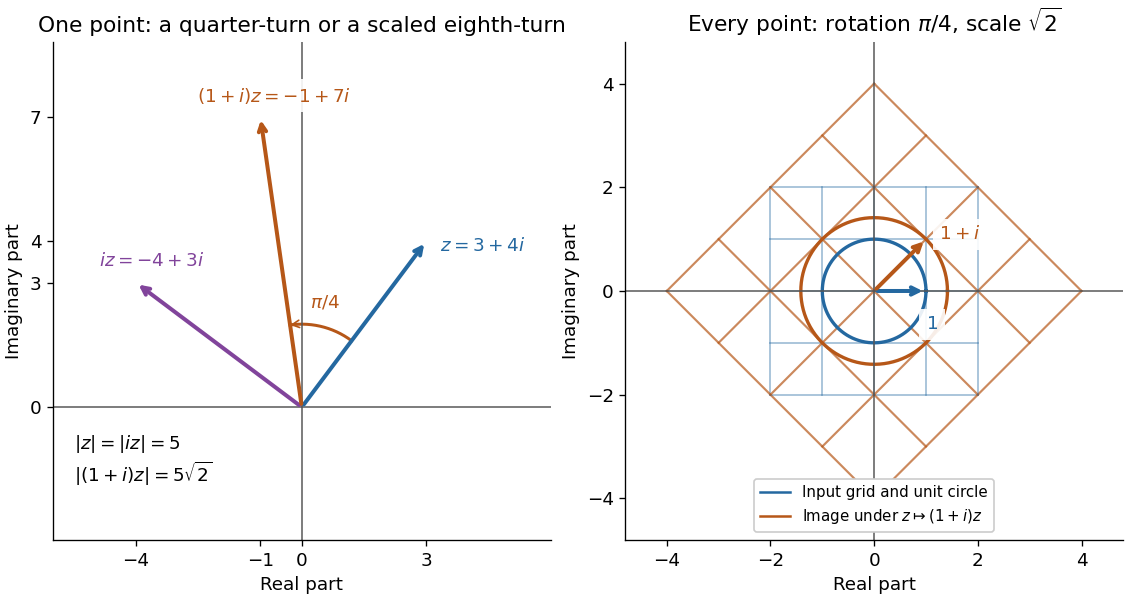

Reproduce this figure in Python.
"""Illustrate fixed complex multiplication as a rotation and uniform scale.

Tested with Python 3.14.4, NumPy 2.3.5, Matplotlib 3.10.7.
Write the matching opaque PNG to the current working directory.
"""
from pathlib import Path

import matplotlib

matplotlib.use("Agg")
import matplotlib.pyplot as plt
import numpy as np


def arrow(ax, end, color, label, offset):
    ax.annotate("", (end.real, end.imag), (0, 0),
                arrowprops={"arrowstyle": "->", "color": color, "lw": 2.4})
    ax.annotate(label, (end.real, end.imag), xytext=offset,
                textcoords="offset points", color=color, fontsize=11,
                bbox={"facecolor": "white", "edgecolor": "none", "alpha": .9})


def main():
    plt.rcParams.update({"font.size": 11, "axes.titlesize": 13})
    blue, orange, purple = "#2468a0", "#b65718", "#81449b"
    z, multiplier = 3+4j, 1+1j
    product = multiplier*z
    assert product == -1+7j and 1j*z == -4+3j
    assert np.isclose(abs(product), 5*np.sqrt(2))
    assert np.isclose(np.angle(product)-np.angle(z), np.pi/4)
    matrix = np.array([[1., -1.], [1., 1.]])
    assert np.allclose(matrix.T @ matrix, 2*np.eye(2))
    fig, axes = plt.subplots(1, 2, figsize=(9.4, 5.0), dpi=120,
                             constrained_layout=True)
    fig.patch.set_facecolor("white")
    left, right = axes
    arrow(left, z, blue, r"$z=3+4i$", (8, -6))
    arrow(left, 1j*z, purple, r"$iz=-4+3i$", (-22, 10))
    arrow(left, product, orange, r"$(1+i)z=-1+7i$", (-38, 9))
    arc = np.linspace(np.angle(z), np.angle(product), 150)
    left.plot(2*np.cos(arc), 2*np.sin(arc), color=orange, lw=1.8)
    left.annotate("", (2*np.cos(arc[-1]), 2*np.sin(arc[-1])),
                  (2*np.cos(arc[-8]), 2*np.sin(arc[-8])),
                  arrowprops={"arrowstyle": "->", "color": orange})
    left.text(.2, 2.4, r"$\pi/4$", color=orange)
    left.text(-5.5, -1.8, r"$|z|=|iz|=5$" + "\n" +
              r"$|(1+i)z|=5\sqrt{2}$", fontsize=11)
    left.set(title="One point: a quarter-turn or a scaled eighth-turn",
             xlim=(-6, 6), ylim=(-3.2, 8.8), xticks=[-4, -1, 0, 3],
             yticks=[0, 3, 4, 7])

    t = np.linspace(-2, 2, 100)
    for level in range(-2, 3):
        for curve in (level+1j*t, t+1j*level):
            right.plot(curve.real, curve.imag, color=blue, lw=1.0, alpha=.45)
            transformed = multiplier*curve
            right.plot(transformed.real, transformed.imag,
                       color=orange, lw=1.3, alpha=.7)
    theta = np.linspace(0, 2*np.pi, 400)
    right.plot(np.cos(theta), np.sin(theta), color=blue, lw=2)
    right.plot(np.sqrt(2)*np.cos(theta), np.sqrt(2)*np.sin(theta),
               color=orange, lw=2)
    arrow(right, 1+0j, blue, r"$1$", (0, -23))
    arrow(right, 1+1j, orange, r"$1+i$", (8, 0))
    right.plot([], [], color=blue, label="Input grid and unit circle")
    right.plot([], [], color=orange, label=r"Image under $z\mapsto(1+i)z$")
    right.legend(loc="lower center", fontsize=9, framealpha=1)
    right.set(title=r"Every point: rotation $\pi/4$, scale $\sqrt{2}$",
              xlim=(-4.8, 4.8), ylim=(-4.8, 4.8),
              xticks=[-4, -2, 0, 2, 4], yticks=[-4, -2, 0, 2, 4])
    for ax in axes:
        ax.set_aspect("equal")
        ax.set_facecolor("white")
        ax.axhline(0, color="#555555", lw=.9)
        ax.axvline(0, color="#555555", lw=.9)
        ax.set(xlabel="Real part", ylabel="Imaginary part")
        ax.spines[["top", "right"]].set_visible(False)
    fig.savefig(Path.cwd() / Path(__file__).with_suffix(".png").name,
                facecolor="white", transparent=False)
    plt.close(fig)


if __name__ == "__main__":
    main()
